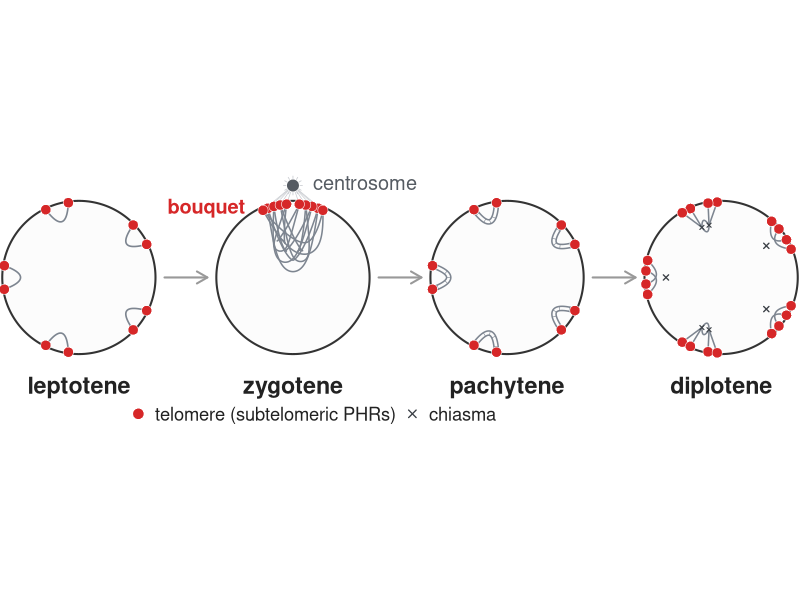
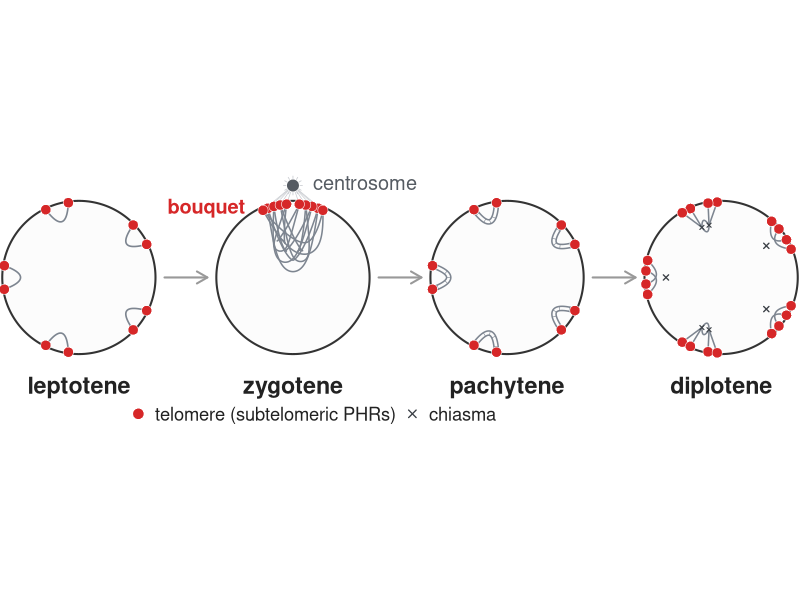

R code for these plots, in order:
#!/usr/bin/env Rscript
# Meiotic prophase-I bouquet schematic for Figure 4 (companion to the mouse
# meiotic Hi-C panel).  Original drawing (base R); four stages matching our mouse
# Hi-C: leptotene -> zygotene -> pachytene -> diplotene.
#
# Literature-grounded cytology (telomeres = red dots = subtelomeric PHRs, on the
# nuclear envelope):
#   leptotene  -- chromosomes condense as thin UNPAIRED single threads; telomeres
#                 attach to the nuclear envelope, dispersed.
#   zygotene   -- BOUQUET: telomeres pulled to one pole by the centrosome/MTOC;
#                 homologues begin to synapse.
#   pachytene  -- full synapsis: homologues paired as bivalents (synaptonemal
#                 complex); bouquet resolved, telomeres dispersed again.
#   diplotene  -- SC disassembles; homologues separate but stay joined at CHIASMATA
#                 (sites of crossover).  Most bivalents have one chiasma (a CROSS),
#                 some two (a RING); telomeres at the bivalent arm tips.
# Refs: prophase-I/SC assembly (PMC8577265); bouquet/centrosome (Science abh3104,
#       PMC84352); chiasmata/bivalent shape + obligate CO, mouse ~20 bivalents,
#       ~1.3 CO/chr (Wikipedia chiasma/bivalent; PubMed 8565707, 17483430).
# Run: Rscript submission/scripts/figures/make_fig4_meiosis_stages.R
# Output (override OUT_DIR=...): meiosis_stages.{png,pdf}

out_dir <- Sys.getenv("OUT_DIR", "/tmp")
dir.create(out_dir, recursive = TRUE, showWarnings = FALSE)

telo_col <- "#d62728"   # chromosome ends / subtelomeric PHRs
homo_col <- "#7d8590"   # homolog threads
chia_col <- "#3a3f45"   # chiasma marker
env_col  <- "#333333"   # nuclear envelope

bez <- function(p0, p1, p2, n = 80) {
  t <- seq(0, 1, length.out = n)
  cbind((1 - t)^2 * p0[1] + 2 * (1 - t) * t * p1[1] + t^2 * p2[1],
        (1 - t)^2 * p0[2] + 2 * (1 - t) * t * p1[2] + t^2 * p2[2])
}
pol <- function(cx, cy, R, a) c(cx + R * cos(a * pi/180), cy + R * sin(a * pi/180))
offset_sides <- function(P, sep) {
  n <- nrow(P)
  d <- rbind(P[2, ] - P[1, ], P[3:n, ] - P[1:(n - 2), ], P[n, ] - P[n - 1, ])
  L <- sqrt(d[, 1]^2 + d[, 2]^2); L[L == 0] <- 1
  nrm <- cbind(-d[, 2]/L, d[, 1]/L)
  list(P + nrm * sep/2, P - nrm * sep/2)
}

## --- compact, locally-placed bivalents (leptotene / pachytene / diplotene) ---
# each bivalent sits over a home angle th on the envelope; telomeres on the rim
draw_local <- function(cx, cy, R, th, style) {
  E <- function(a) pol(cx, cy, R * 0.985, a)          # point on the envelope
  Iin <- function(a, rf) pol(cx, cy, R * rf, a)        # interior point
  tel <- function() {}
  if (style == "lepto") {                              # one unpaired thread
    p0 <- E(th - 9); p2 <- E(th + 9)
    lines(bez(p0, Iin(th, 0.55), p2), col = homo_col, lwd = 1.6)
    return(rbind(p0, p2))
  }
  if (style == "pachy") {                              # synapsed bivalent (paired + SC rungs)
    p0 <- E(th - 9); p2 <- E(th + 9)
    P <- bez(p0, Iin(th, 0.55), p2); s <- offset_sides(P, R * 0.055)
    lines(s[[1]], col = homo_col, lwd = 1.5); lines(s[[2]], col = homo_col, lwd = 1.5)
    ix <- round(seq(7, nrow(P) - 7, length.out = 5))
    segments(s[[1]][ix, 1], s[[1]][ix, 2], s[[2]][ix, 1], s[[2]][ix, 2], col = homo_col, lwd = 0.6)
    return(rbind(p0, p2))
  }
  if (style == "cross") {                              # 1-chiasma bivalent: two homologs cross
    ch <- Iin(th, 0.72)                                # the chiasma
    tA1 <- E(th - 13); tA2 <- E(th + 5); tB1 <- E(th - 5); tB2 <- E(th + 13)
    lines(bez(tA1, ch, tA2), col = homo_col, lwd = 1.5)
    lines(bez(tB1, ch, tB2), col = homo_col, lwd = 1.5)
    points(ch[1], ch[2], pch = 4, col = chia_col, cex = 0.7, lwd = 1.3)   # chiasma X
    return(rbind(tA1, tA2, tB1, tB2))
  }
  if (style == "ring") {                               # 2-chiasma bivalent: a loop
    c1 <- Iin(th - 4, 0.70); c2 <- Iin(th + 4, 0.70)   # two chiasmata
    lines(bez(c1, Iin(th, 0.55), c2), col = homo_col, lwd = 1.5)   # inner arc
    lines(bez(c1, Iin(th, 0.86), c2), col = homo_col, lwd = 1.5)   # outer arc
    tA1 <- E(th - 14); tA2 <- E(th - 7); tB1 <- E(th + 7); tB2 <- E(th + 14)
    segments(c1[1], c1[2], tA1[1], tA1[2], col = homo_col, lwd = 1.5)
    segments(c1[1], c1[2], tA2[1], tA2[2], col = homo_col, lwd = 1.5)
    segments(c2[1], c2[2], tB1[1], tB1[2], col = homo_col, lwd = 1.5)
    segments(c2[1], c2[2], tB2[1], tB2[2], col = homo_col, lwd = 1.5)
    points(rbind(c1, c2), pch = 4, col = chia_col, cex = 0.55, lwd = 1.1)
    return(rbind(tA1, tA2, tB1, tB2))
  }
}

## --- zygotene bouquet (telomeres pulled to one pole; loops hang down) ---
draw_bouquet <- function(cx, cy, R) {
  tel <- matrix(NA, 0, 2)
  bvs <- list(c(70,110,0,-0.60), c(75,105,-0.20,-0.38), c(80,100,0.20,-0.38),
              c(85,95,-0.33,-0.12), c(66,114,0.30,-0.12))
  for (b in bvs) {
    T1 <- pol(cx, cy, R*0.96, b[1]); T2 <- pol(cx, cy, R*0.96, b[2])
    C  <- c(cx + b[3]*R, cy + b[4]*R)
    P  <- bez(T1, C, T2); tt <- seq(0,1,length.out=nrow(P))
    sep <- R*0.15*sin(pi*tt); s <- offset_sides(P, sep)   # paired at the ends, open in the middle
    lines(s[[1]], col=homo_col, lwd=1.5); lines(s[[2]], col=homo_col, lwd=1.5)
    tel <- rbind(tel, T1, T2)
  }
  tel
}

draw_centrosome <- function(x, y, telos) {
  for (t in seq_len(nrow(telos))) segments(x, y, telos[t,1], telos[t,2], col="#c9ccd1", lwd=0.7)
  for (a in seq(0,330,30)) segments(x, y, x+0.42*cos(a*pi/180), y+0.42*sin(a*pi/180), col="#c9ccd1", lwd=0.8)
  points(x, y, pch=21, bg="#555b62", col="white", cex=1.7, lwd=0.7)
}

draw_stage <- function(cx, cy, R, label, kind) {
  highlight <- kind == "zygo"
  th <- seq(0, 2*pi, length.out=220)
  polygon(cx + R*cos(th), cy + R*sin(th), border=env_col, lwd=2, col="#fcfcfc")
  homes <- c(35, 107, 180, 253, 325)
  if (kind == "zygo") {
    telos <- draw_bouquet(cx, cy, R)
    draw_centrosome(cx, cy + R*1.20, telos)
  } else if (kind == "lepto") {
    telos <- do.call(rbind, lapply(homes, function(h) draw_local(cx, cy, R, h, "lepto")))
  } else if (kind == "pachy") {
    telos <- do.call(rbind, lapply(homes, function(h) draw_local(cx, cy, R, h, "pachy")))
  } else if (kind == "diplo") {
    sty <- c("cross","ring","cross","ring","cross")
    telos <- do.call(rbind, Map(function(h,s) draw_local(cx, cy, R, h, s), homes, sty))
  }
  points(telos, pch=21, bg=telo_col, col="white", cex=1.35, lwd=0.55)
  text(cx, cy - R*1.44, label, cex=1.4, font=2, col="#222222")
  if (highlight) {
    text(cx - R*0.62, cy + R*0.93, "bouquet", cex=1.2, font=2, col=telo_col, adj=c(1, 0.5))
    text(cx + R*0.26, cy + R*1.24, "centrosome", cex=1.2, col="#555b62", adj=c(0, 0.5))
  }
}

draw <- function() {
  par(mar=c(0,0,0,0), family="sans")
  plot(NA, xlim=c(1.5,37), ylim=c(0.5,11.9), asp=1, axes=FALSE, ann=FALSE, xaxs="i", yaxs="i")
  R <- 3.4; cy <- 7.2; xs <- c(5, 14.5, 24, 33.5)
  for (i in 1:3) arrows(xs[i]+R+0.4, cy, xs[i+1]-R-0.4, cy, length=0.12, lwd=2, col="#999999")
  draw_stage(xs[1], cy, R, "leptotene", "lepto")
  draw_stage(xs[2], cy, R, "zygotene",  "zygo")
  draw_stage(xs[3], cy, R, "pachytene", "pachy")
  draw_stage(xs[4], cy, R, "diplotene", "diplo")
  legend(x=19.25, y=1.15, xjust=0.5, yjust=0.5, horiz=TRUE, bty="n", pch=c(21,4),
         pt.bg=c(telo_col,NA), col=c("white",chia_col), pt.cex=c(1.5,1.0), pt.lwd=c(0.6,1.3),
         legend=c("telomere (subtelomeric PHRs)","chiasma"), cex=1.1, text.col="#222222")
}

png(file.path(out_dir, "meiosis_stages.png"), width=2400, height=771, res=200, type="cairo")
draw(); dev.off()
pdf(file.path(out_dir, "meiosis_stages.pdf"), width=12, height=3.85); draw(); dev.off()
cat("wrote ", file.path(out_dir, "meiosis_stages.{png,pdf}"), "\n", sep="")
